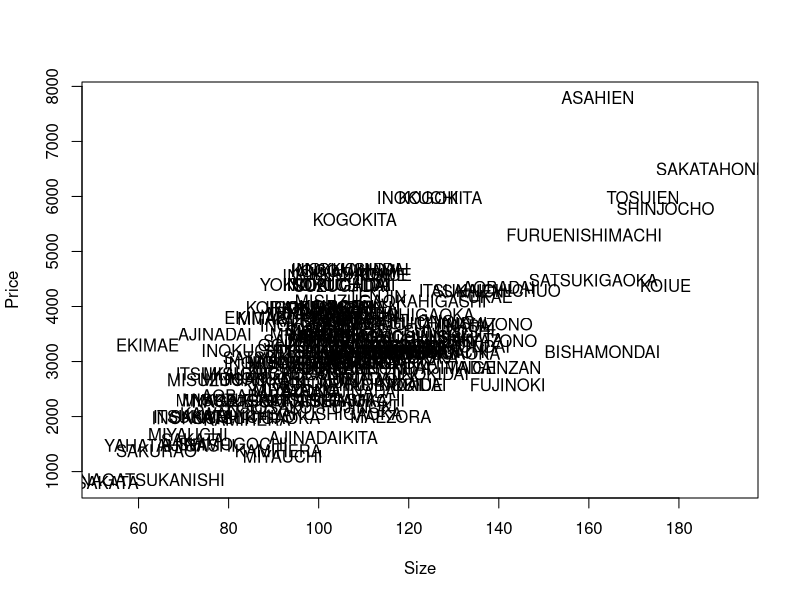
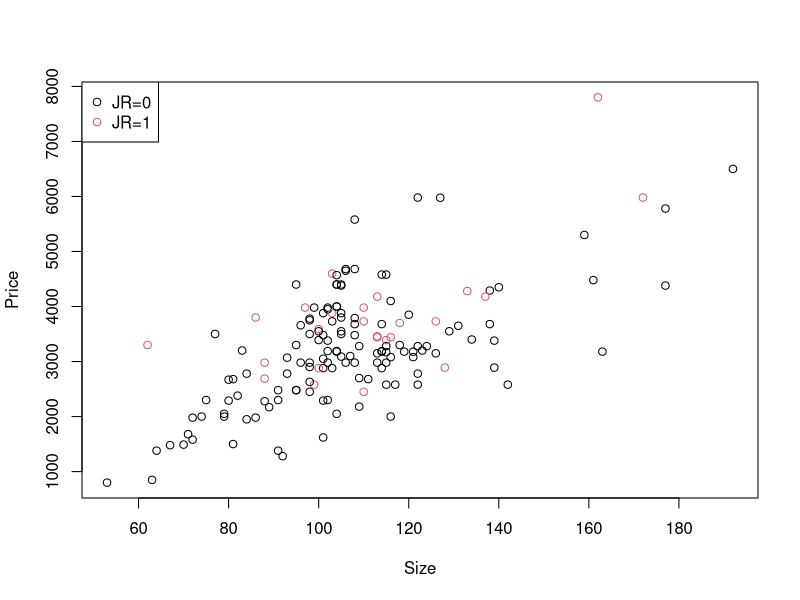

R code for these plots, in order:
house2 <- read.csv("../Data/HOUSE_original.csv", row.names = 1)
attach(house2)
plot(Size, Price, cex=0)
text(Size, Price, labels=Address)
class(JR)
plot(Size, Price, col=as.factor(JR), pch=1)
#JRをファクター化している、例を加えるときにlegendを使う
#pchで色選ぶ• JR (0 か 1) のようにカテゴリー化されているものは，データ
#構造が factor であれば as.factor はつけなくて良い
#• 今は，class(JR) を実行すると ”integer” と出るので，factor
#に直してから col に入れるintegerは整数値
legend("topleft", legend=c("JR=0", "JR=1"), pch=1, col=c
       (1,2))
state <- read.csv("../Data/state77.csv", row.names = 1)
attach(state)
head(state)
